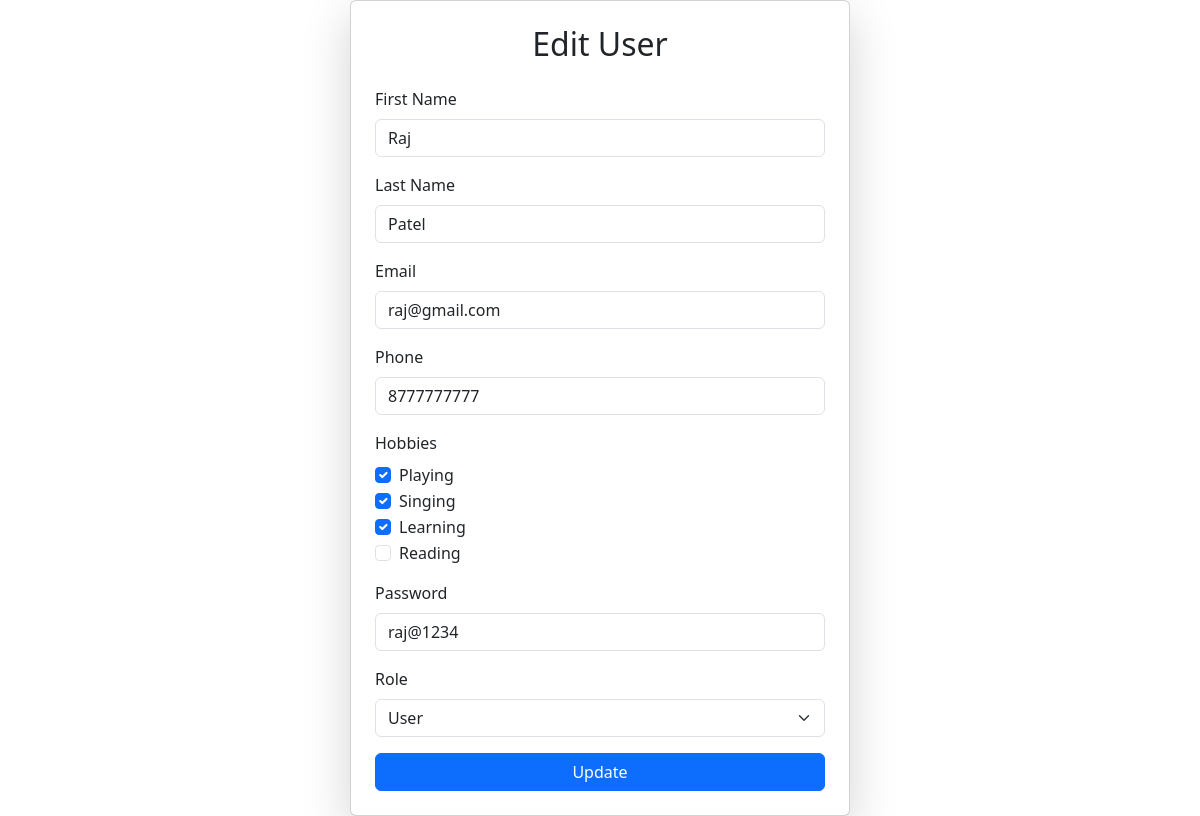
/edit_user.php?id=4 (signed in), run on the app's committed database.
### tables this page shows
CREATE TABLE `users` (
  `id` int(11) NOT NULL,
  `first_name` varchar(50) DEFAULT NULL,
  `last_name` varchar(50) DEFAULT NULL,
  `email` varchar(100) DEFAULT NULL,
  `phone` varchar(15) DEFAULT NULL,
  `hobbies` varchar(255) DEFAULT NULL,
  `password` varchar(255) DEFAULT NULL,
  `cpassword` varchar(30) NOT NULL,
  `role` enum('admin','user') DEFAULT 'user'
);

### edit_user.php (the view, shortened to what this page needs)
<?php
include 'db.php';
$id = $_GET['id'];
$result = mysqli_query($conn, "SELECT * FROM users WHERE id='$id'");
$user = mysqli_fetch_assoc($result);
?>
<!DOCTYPE html>
<html>
<head>
    <link href="https://cdn.jsdelivr.net/npm/bootstrap@5.3.0-alpha1/dist/css/bootstrap.min.css" rel="stylesheet">
</head>
<body>
<div class="container d-flex justify-content-center align-items-center min-vh-100">
    <div class="card shadow-lg p-4" style="max-width: 500px; width: 100%;">
        <h2 class="text-center mb-4">Edit User</h2>
        <form method="post">
            <div class="mb-3">
                <label class="form-label">First Name</label>
                <input type="text" name="first_name" value="<?= $user['first_name'] ?>" class="form-control" required>
            </div>
            <div class="mb-3">
                <label class="form-label">Last Name</label>
                <input type="text" name="last_name" value="<?= $user['last_name'] ?>" class="form-control" required>
            </div>
            <div class="mb-3">
                <label class="form-label">Email</label>
                <input type="email" name="email" value="<?= $user['email'] ?>" class="form-control" required>
            </div>
            <div class="mb-3">
                <label class="form-label">Phone</label>
                <input type="text" name="phone" value="<?= $user['phone'] ?>" class="form-control" maxlength="10" pattern="\d{10}" required>
            </div>
            <div class="mb-3">
                <label class="form-label">Hobbies</label><br>
                <?php $user_hobbies = explode(", ", $user['hobbies']); ?>
                <?php
                $all_hobbies = ['Playing', 'Singing', 'Learning', 'Reading'];
                foreach ($all_hobbies as $hobby) {
                    $checked = in_array($hobby, $user_hobbies) ? 'checked' : '';
                    echo "<div class='form-check'>
                            <input type='checkbox' class='form-check-input' name='hobbies[]' value='$hobby' $checked>
                            <label class='form-check-label'>$hobby</label>
                          </div>";
                }
                ?>
            </div>
            <div class="mb-3">
                <label class="form-label">Password</label>
                <input type="text" name="password" value="<?= $user['password'] ?>" class="form-control" required>
            </div>
            <div class="mb-3">
                <label class="form-label">Role</label>
                <select name="role" class="form-select" required>
                    <option value="user" <?= $user['role'] == 'user' ? 'selected' : '' ?>>User</option>
                </select>
            </div>
            <button class="btn btn-primary w-100">Update</button>
        </form>
    </div>
</div>
</body>
</html>

### data on the page
users: first_name "Raj", last_name "Patel", email "raj@gmail.com", phone "8777777777", password "raj@1234", role "User"

### other printed values
$hobby "Playing"
$hobby "Singing"
$hobby "Learning"
$hobby "Reading"
